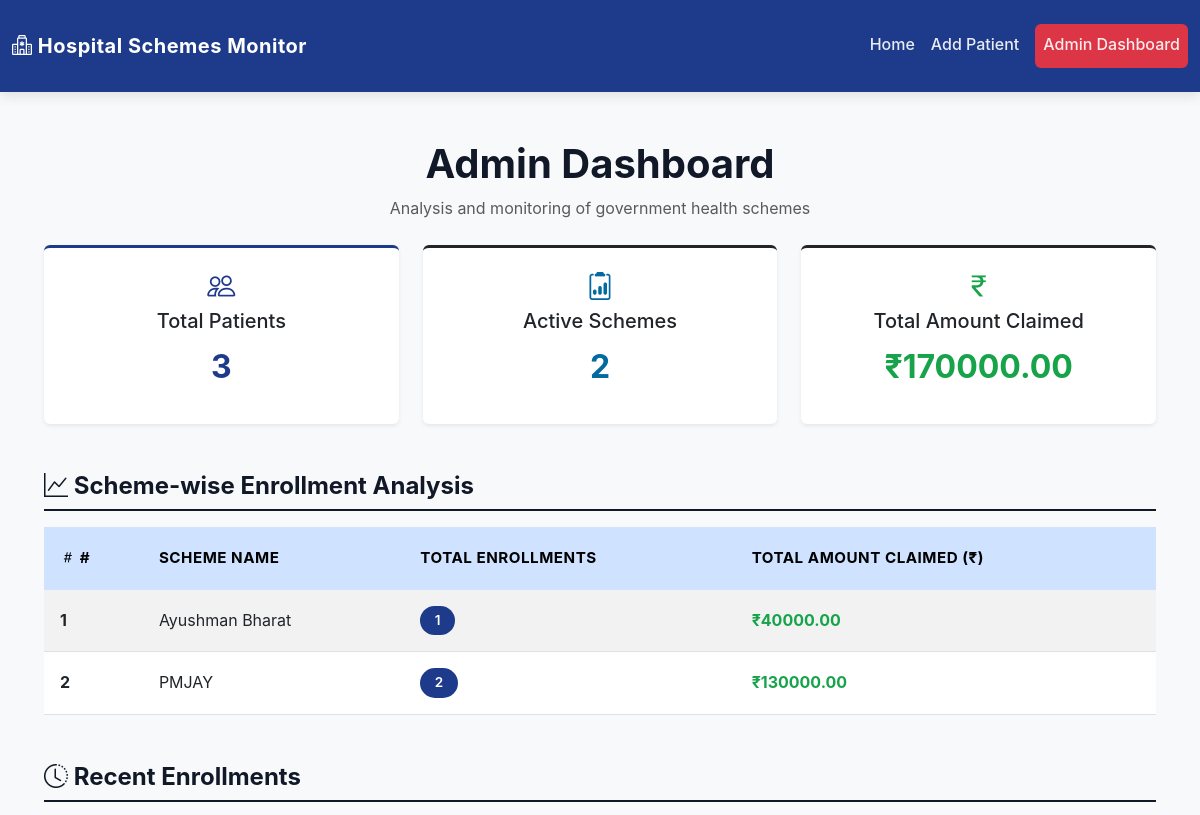
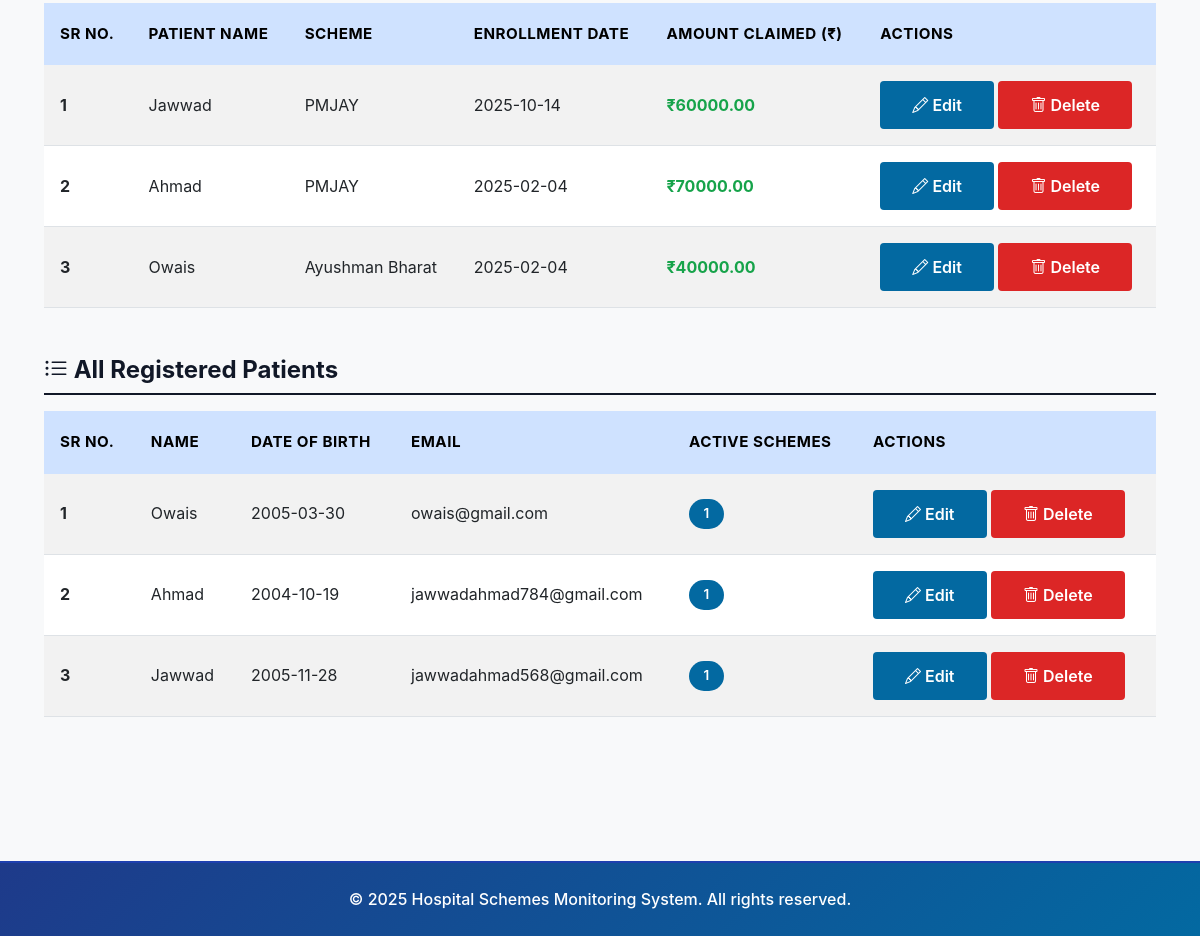
The page /admin on the database its author committed (2 pictures, top to bottom).
### tables this page shows
CREATE TABLE scheme (
                scheme_id INTEGER PRIMARY KEY AUTOINCREMENT,
                sname TEXT NOT NULL UNIQUE,
                dscript TEXT,
                start_date DATE NOT NULL
            );

CREATE TABLE patient_scheme_enrollment (
                enrollment_id INTEGER PRIMARY KEY AUTOINCREMENT,
                patient_id INTEGER NOT NULL,
                scheme_id INTEGER NOT NULL,
                enroll_date DATE NOT NULL,
                amt_claimed REAL DEFAULT 0,
                FOREIGN KEY(patient_id) REFERENCES patient(patient_id),
                FOREIGN KEY(scheme_id) REFERENCES scheme(scheme_id)
            );

CREATE TABLE patient (
                patient_id INTEGER PRIMARY KEY AUTOINCREMENT,
                name TEXT NOT NULL,
                dob DATE NOT NULL,
                email TEXT,
                address TEXT
            );

### app.py (the view)
@app.route('/admin')
def admin():
    db = get_db()
    cursor = db.cursor()
    cursor.execute('SELECT COUNT(*) as count FROM patient')
    total_patients = cursor.fetchone()['count']
    cursor.execute('SELECT COUNT(*) as count FROM scheme')
    total_schemes = cursor.fetchone()['count']
    cursor.execute('SELECT SUM(amt_claimed) as total FROM patient_scheme_enrollment')
    total_claimed = cursor.fetchone()['total'] or 0
    cursor.execute('''
        SELECT s.sname, COUNT(pse.enrollment_id) as enrollment_count,
               SUM(pse.amt_claimed) as total_amount
        FROM scheme s
        LEFT JOIN patient_scheme_enrollment pse ON s.scheme_id = pse.scheme_id
        GROUP BY s.scheme_id, s.sname
    ''')
    scheme_stats = cursor.fetchall()
    cursor.execute('''
        SELECT pse.enrollment_id, p.name, s.sname, pse.enroll_date, pse.amt_claimed
        FROM patient_scheme_enrollment pse
        JOIN patient p ON pse.patient_id = p.patient_id
        JOIN scheme s ON pse.scheme_id = s.scheme_id
        ORDER BY pse.enroll_date DESC
        LIMIT 10
    ''')
    recent_enrollments = cursor.fetchall()
    cursor.execute('''
        SELECT p.patient_id, p.name, p.dob, p.email, COUNT(pse.enrollment_id) as scheme_count
        FROM patient p
        LEFT JOIN patient_scheme_enrollment pse ON p.patient_id = pse.patient_id
        GROUP BY p.patient_id, p.name, p.dob, p.email
        ORDER BY p.patient_id DESC
    ''')
    all_patients = cursor.fetchall()
    db.close()
    return render_template('admin.html',
                         total_patients=total_patients,
                         total_schemes=total_schemes,
                         total_claimed=total_claimed,
                         scheme_stats=scheme_stats,
                         recent_enrollments=recent_enrollments,
                         all_patients=all_patients)

### app.py (called while the page is built)
def get_db():
    conn = sqlite3.connect(DATABASE)
    conn.row_factory = sqlite3.Row
    return conn

### templates/admin.html (shortened to what this page needs)
{% extends "base.html" %}
{% block content %}
<div class="container-lg">
    <section class="mb-5">
        <div class="text-center mb-4">
            <h2 class="fw-bold display-6">Admin Dashboard</h2>
            <p class="text-muted">Analysis and monitoring of government health schemes</p>
        </div>
        <div class="row g-4 mb-5">
            <div class="col-md-4">
                <div class="card border-top border-primary border-3 h-100 shadow-sm">
                    <div class="card-body text-center">
                        <i class="bi bi-people fs-3 text-primary mb-2"></i>
                        <h5 class="card-title">Total Patients</h5>
                        <p class="fs-2 fw-bold text-primary">{{ total_patients }}</p>
                    </div>
                </div>
            </div>
            <div class="col-md-4">
                <div class="card border-top border-info border-3 h-100 shadow-sm">
                    <div class="card-body text-center">
                        <i class="bi bi-clipboard2-data fs-3 text-info mb-2"></i>
                        <h5 class="card-title">Active Schemes</h5>
                        <p class="fs-2 fw-bold text-info">{{ total_schemes }}</p>
                    </div>
                </div>
            </div>
            <div class="col-md-4">
                <div class="card border-top border-success border-3 h-100 shadow-sm">
                    <div class="card-body text-center">
                        <i class="bi bi-currency-rupee fs-3 text-success mb-2"></i>
                        <h5 class="card-title">Total Amount Claimed</h5>
                        <p class="fs-2 fw-bold text-success">₹{{ "%.2f"|format(total_claimed) }}</p>
                    </div>
                </div>
            </div>
        </div>
        <section class="mb-5">
            <h4 class="fw-bold mb-3 pb-2 border-bottom border-primary">
                <i class="bi bi-graph-up"></i> Scheme-wise Enrollment Analysis
            </h4>
            <div class="table-responsive">
                <table class="table table-hover table-striped align-middle">
                    <thead class="table-primary">
                        <tr>
                            <th><i class="bi bi-hash"></i> #</th>
                            <th>Scheme Name</th>
                            <th>Total Enrollments</th>
                            <th>Total Amount Claimed (₹)</th>
                        </tr>
                    </thead>
                    <tbody>
                        {% for stat in scheme_stats %}
                        <tr>
                            <td><strong>{{ loop.index }}</strong></td>
                            <td>{{ stat.sname }}</td>
                            <td><span class="badge bg-primary">{{ stat.enrollment_count }}</span></td>
                            <td><strong class="text-success">₹{{ "%.2f"|format(stat.total_amount or 0) }}</strong></td>
                        </tr>
                        {% else %}
                        <tr>
                            <td colspan="4" class="text-center text-muted py-4">No data available</td>
                        </tr>
                        {% endfor %}
                    </tbody>
                </table>
            </div>
        </section>
        <section class="mb-5">
            <h4 class="fw-bold mb-3 pb-2 border-bottom border-primary">
                <i class="bi bi-clock-history"></i> Recent Enrollments
            </h4>
            <div class="table-responsive">
                <table class="table table-hover table-striped align-middle">
                    <thead class="table-primary">
                        <tr>
                            <th>Sr No.</th>
                            <th>Patient Name</th>
                            <th>Scheme</th>
                            <th>Enrollment Date</th>
                            <th>Amount Claimed (₹)</th>
                            <th>Actions</th>
                        </tr>
                    </thead>
                    <tbody>
                        {% for enrollment in recent_enrollments %}
                        <tr>
                            <td><strong>{{ loop.index }}</strong></td>
                            <td>{{ enrollment.name }}</td>
                            <td>{{ enrollment.sname }}</td>
                            <td>{{ enrollment.enroll_date }}</td>
                            <td><strong class="text-success">₹{{ "%.2f"|format(enrollment.amt_claimed or 0) }}</strong></td>
                            <td>
                                <a href="{{ url_for('edit_enrollment', enrollment_id=enrollment.enrollment_id) }}" class="btn btn-sm btn-info">
                                    <i class="bi bi-pencil"></i> Edit
                                </a>
                                <form method="POST" action="{{ url_for('delete_enrollment', enrollment_id=enrollment.enrollment_id) }}" style="display:inline;" onsubmit="return confirm('Are you sure you want to delete this enrollment?');">
                                    <button type="submit" class="btn btn-sm btn-danger">
                                        <i class="bi bi-trash"></i> Delete
                                    </button>
                                </form>
                            </td>
                        </tr>
                        {% else %}
                        <tr>
                            <td colspan="6" class="text-center text-muted py-4">No enrollments found</td>
                        </tr>
                        {% endfor %}
                    </tbody>
                </table>
            </div>
        </section>
        <section class="mb-5">
            <h4 class="fw-bold mb-3 pb-2 border-bottom border-primary">
                <i class="bi bi-list-ul"></i> All Registered Patients
            </h4>
            <div class="table-responsive">
                <table class="table table-hover table-striped align-middle">
                    <thead class="table-primary">
                        <tr>
                            <th> Sr No.</th>
                            <th>Name</th>
                            <th>Date of Birth</th>
                            <th>Email</th>
                            <th>Active Schemes</th>
                            <th>Actions</th>
                        </tr>
                    </thead>
                    <tbody>
                        {% for patient in all_patients %}
                        <tr>
                            <td><strong>{{ loop.index }}</strong></td>
                            <td>{{ patient.name }}</td>
                            <td>{{ patient.dob }}</td>
                            <td>{{ patient.email or 'N/A' }}</td>
                            <td><span class="badge bg-info">{{ patient.scheme_count }}</span></td>
                            <td>
                                <a href="{{ url_for('edit_patient', patient_id=patient.patient_id) }}" class="btn btn-sm btn-info">
                                    <i class="bi bi-pencil"></i> Edit
                                </a>
                                <form method="POST" action="{{ url_for('delete_patient', patient_id=patient.patient_id) }}" style="display:inline;" onsubmit="return confirm('Are you sure? This will delete all their enrollments too.');">
                                    <button type="submit" class="btn btn-sm btn-danger">
                                        <i class="bi bi-trash"></i> Delete
                                    </button>
                                </form>
                            </td>
                        </tr>
                        {% else %}
                        <tr>
                            <td colspan="7" class="text-center text-muted py-4">No patients registered</td>
                        </tr>
                        {% endfor %}
                    </tbody>
                </table>
            </div>
        </section>
    </section>
</div>
{% endblock %}

### templates/base.html (shortened to what this page needs)
<!DOCTYPE html>
<html lang="en">
<head>
    <link href="https://cdn.jsdelivr.net/npm/bootstrap@5.3.0/dist/css/bootstrap.min.css" rel="stylesheet">
    <link rel="stylesheet" href="https://cdn.jsdelivr.net/npm/bootstrap-icons@1.11.0/font/bootstrap-icons.css">
    <link rel="stylesheet" href="{{ url_for('static', filename='style.css') }}">
</head>
<body>
    <header class="header">
        <nav class="navbar navbar-expand-lg navbar-dark bg-primary sticky-top">
            <div class="container-lg">
                <a class="navbar-brand fw-bold fs-5" href="{{ url_for('home') }}">
                    <i class="bi bi-hospital"></i> Hospital Schemes Monitor
                </a>
                <div class="collapse navbar-collapse" id="navbarNav">
                    <ul class="navbar-nav ms-auto">
                        <li class="nav-item"><a class="nav-link" href="{{ url_for('home') }}">Home</a></li>
                        <li class="nav-item"><a class="nav-link" href="{{ url_for('add_patient') }}">Add Patient</a></li>
                        <li class="nav-item"><a class="nav-link bg-danger rounded ms-2" href="{{ url_for('admin') }}">Admin Dashboard</a></li>
                    </ul>
                </div>
            </div>
        </nav>
    </header>
    <main class="main-content py-5">
        {% block content %}{% endblock %}
    </main>
    <footer class="footer bg-primary text-white text-center py-4 mt-5">
        <p class="mb-0">&copy; 2025 Hospital Schemes Monitoring System. All rights reserved.</p>
    </footer>
</body>
</html>

### static/style.css (style rules this page uses)
:root { --primary-color: #1e3a8a; --secondary-color: #0369a1; --accent-color: #dc2626; --success-color: #16a34a; --neutral-50: #f9fafb; --neutral-100: #f3f4f6; --neutral-200: #e5e7eb; --neutral-600: #4b5563; --neutral-900: #111827; --border-color: #d1d5db; }
* { margin: 0; padding: 0; box-sizing: border-box; }
body { font-family: -apple-system, BlinkMacSystemFont, "Segoe UI", Roboto, "Helvetica Neue", Arial, sans-serif; line-height: 1.6; color: var(--neutral-900); background-color: #f8f9fa; }
.header { background: linear-gradient(135deg, #1e3a8a 0%, #0369a1 100%); box-shadow: 0 4px 12px rgba(0, 0, 0, 0.1); position: sticky; top: 0; z-index: 100; }
.navbar { padding: 1.5rem 0; }
.nav-link { color: rgba(255, 255, 255, 0.9); text-decoration: none; font-weight: 500; transition: color 0.3s ease; padding: 0.5rem 0; border-bottom: 2px solid transparent; }
.main-content { max-width: 1200px; margin: 0 auto; padding: 2rem; min-height: calc(100vh - 200px); background-color: #f8f9fa; }
.btn { display: inline-block; padding: 0.75rem 2rem; border-radius: 4px; text-decoration: none; font-weight: 600; border: 2px solid transparent; cursor: pointer; transition: all 0.3s ease; font-size: 1rem; }
.btn-info { background-color: #0369a1; border: none; color: white; }
.btn-danger { background-color: #dc2626; border: none; }
.badge { display: inline-block; background-color: var(--secondary-color); color: white; padding: 0.4rem 0.8rem; border-radius: 20px; font-size: 0.9rem; font-weight: 600; }
.footer { background: linear-gradient(135deg, #1e3a8a 0%, #0369a1 100%); border-top: 2px solid #1e40af; font-weight: 500; color: white; text-align: center; padding: 2rem; margin-top: 3rem; }
.footer p { margin: 0; }
.card { transition: all 0.3s ease; border: none; }
.navbar-brand { font-size: 1.4rem; letter-spacing: 0.5px; }
.table { margin-bottom: 0; }
.table thead.table-primary { background-color: #1e3a8a !important; font-weight: 600; text-transform: uppercase; font-size: 0.95rem; letter-spacing: 0.5px; }
.table td { vertical-align: middle; padding: 1rem; }
.table th { padding: 1.2rem 1rem; border: none; }
.badge { padding: 0.5rem 0.9rem; font-weight: 600; border-radius: 20px; font-size: 0.85rem; }
.bg-primary { background-color: #1e3a8a !important; }
.bg-info { background-color: #0369a1 !important; }
.text-primary { color: #1e3a8a !important; }
.text-info { color: #0369a1 !important; }
.text-success { color: #16a34a !important; }
.container-lg { max-width: 1200px; }
.fw-bold { font-weight: 700; }
.display-6 { font-size: 2.5rem; font-weight: 700; }
.border-top { border-top: 3px solid !important; }
.border-primary { border-color: #1e3a8a !important; }
.border-bottom { border-bottom: 2px solid !important; }

### rows shown on the page
scheme: sname "Ayushman Bharat", enrollment_count "1", total_amount "40000.00"
scheme: sname "PMJAY", enrollment_count "2", total_amount "130000.00"
patient_scheme_enrollment: name "Jawwad", sname "PMJAY", enroll_date "2025-10-14", amt_claimed "60000.00"
patient_scheme_enrollment: name "Ahmad", sname "PMJAY", enroll_date "2025-02-04", amt_claimed "70000.00"
patient_scheme_enrollment: name "Owais", sname "Ayushman Bharat", enroll_date "2025-02-04", amt_claimed "40000.00"
patient: name "Owais", dob "2005-03-30", email "owais@gmail.com", scheme_count "1"
patient: name "Ahmad", dob "2004-10-19", email "jawwadahmad784@gmail.com", scheme_count "1"
patient: name "Jawwad", dob "2005-11-28", email "jawwadahmad568@gmail.com", scheme_count "1"

### other values the page prints
{{ total_patients }} "3"
{{ total_schemes }} "2"
{{ "%.2f"|format(total_claimed) }} "170000.00"
